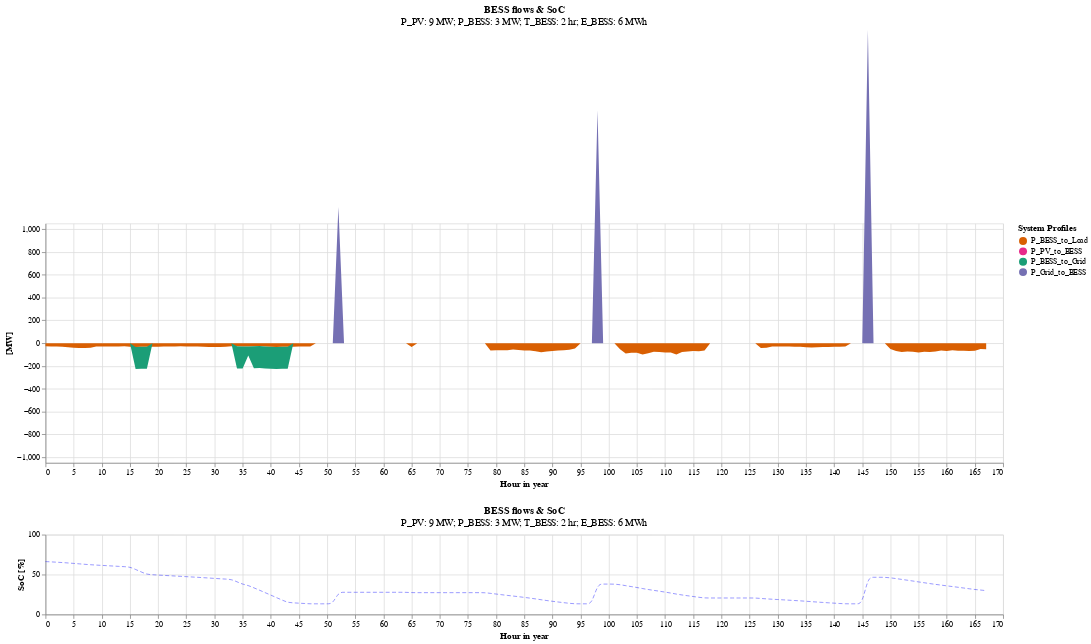

Source (notebook cell):
### Code cell
base = alt.Chart(
    profile[:168],
    title= alt.Title(
        'BESS flows & SoC',
        subtitle= f'P_PV: {p_solar} MW; P_BESS: {p_bess} MW; T_BESS: {t_bess} hr; E_BESS: {e_bess} MWh'
    )

).encode(
    alt.X('Hour:Q', axis = alt.Axis(title = 'Hour in year', format= 'd')).scale(domain= (0, 170))
).properties(
    height= 300,
    width= 1200,
)
base2 = alt.Chart(data[:168]).encode(
    alt.X('Hour:Q', axis = alt.Axis(title = 'Hour in year', format= 'd')).scale(domain= (0, 170))
).properties(
    height= 300,
    width= 1200,
)

profile_curves = base.mark_area().transform_fold(
    fold = [
        'P_BESS_to_Load',
        'P_PV_to_BESS',
        'P_BESS_to_Grid',
        'P_Grid_to_BESS',
        ],
    as_ = ['System Profiles', 'Legend']
).encode(
    alt.Y('Legend:Q', axis = alt.Axis(title = '[MW]')).scale(domain= (-1050, 1050)),
    alt.Color(
        'System Profiles:N',
        legend= alt.Legend(
            values= [
        'P_BESS_to_Load',
        'P_PV_to_BESS',
        'P_BESS_to_Grid',
        'P_Grid_to_BESS',
        ],
            #orient= 'right'
        )
    ).scale(
        scheme= 'dark2',
        #domain= (0, 50)
    ),
)
system = base2.mark_line(color = 'blue').encode(
    alt.Y(
        'Load',
        axis = alt.Axis(
            title = '[MW]',
            #titleColor = 'blue'
        )
    ).scale(domain= (-0.1, 8)),
)
soc = base.mark_line(size=0.5, color = 'blue', interpolate= 'basis', strokeDash=(5, 3)).encode(
    alt.Y(
        'SoC',
        axis = alt.Axis(
            title = 'SoC [%]',
            #titleColor = 'blue'
        )
    ).scale(domain= (0, 100)),
).properties(
    height= 100,
    width= 1200
)

upper= profile_curves
lower= soc

upper & lower

### Figure 1 — Vega-Lite specification as saved in the notebook (floating-point values rounded to 4 significant figures; data arrays with more than 128 entries replaced by an {"elided": "..."} marker saying what was removed)
{"config": {"view": {"continuousWidth": 300, "continuousHeight": 300}}, "vconcat": [{"mark": {"type": "area"}, "encoding": {"color": {"field": "System Profiles", "legend": {"values": ["P_BESS_to_Load", "P_PV_to_BESS", "P_BESS_to_Grid", "P_Grid_to_BESS"]}, "scale": {"scheme": "dark2"}, "type": "nominal"}, "x": {"axis": {"format": "d", "title": "Hour in year"}, "field": "Hour", "scale": {"domain": [0, 170]}, "type": "quantitative"}, "y": {"axis": {"title": "[MW]"}, "field": "Legend", "scale": {"domain": [-1050, 1050]}, "type": "quantitative"}}, "height": 300, "title": {"text": "BESS flows & SoC", "subtitle": "P_PV: 9 MW; P_BESS: 3 MW; T_BESS: 2 hr; E_BESS: 6 MWh"}, "transform": [{"fold": ["P_BESS_to_Load", "P_PV_to_BESS", "P_BESS_to_Grid", "P_Grid_to_BESS"], "as": ["System Profiles", "Legend"]}], "width": 1200}, {"mark": {"type": "line", "color": "blue", "interpolate": "basis", "size": 0.5, "strokeDash": [5, 3]}, "encoding": {"x": {"axis": {"format": "d", "title": "Hour in year"}, "field": "Hour", "scale": {"domain": [0, 170]}, "type": "quantitative"}, "y": {"axis": {"title": "SoC [%]"}, "field": "SoC", "scale": {"domain": [0, 100]}, "type": "quantitative"}}, "height": 100, "title": {"text": "BESS flows & SoC", "subtitle": "P_PV: 9 MW; P_BESS: 3 MW; T_BESS: 2 hr; E_BESS: 6 MWh"}, "width": 1200}], "data": {"name": "data-f84542921de972b6f97df00b659679a2"}, "$schema": "https://vega.github.io/schema/vega-lite/v5.8.0.json", "datasets": {"data-f84542921de972b6f97df00b659679a2": {"elided": "168 records"}}}
